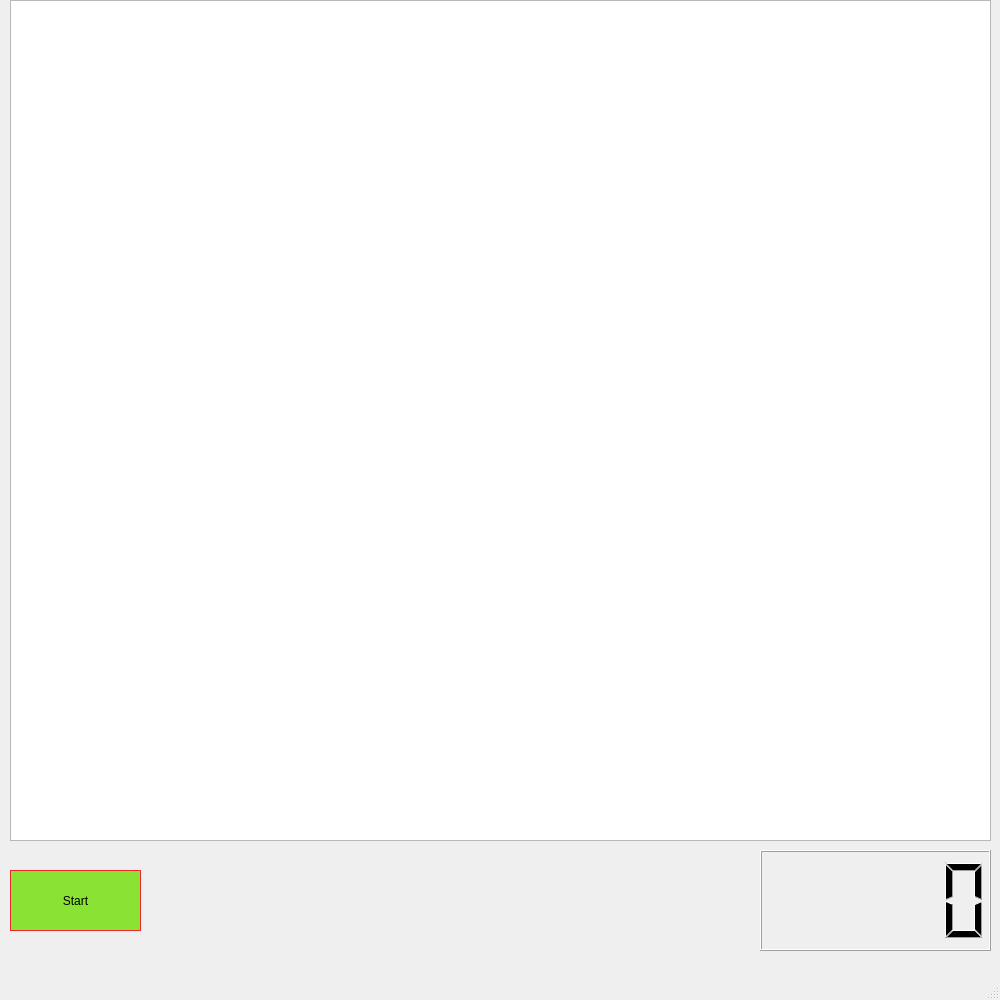
<?xml version="1.0" encoding="UTF-8"?>
<ui version="4.0">
 <class>Snakewindow</class>
 <widget class="QMainWindow" name="Snakewindow">
  <property name="geometry">
   <rect>
    <x>0</x>
    <y>0</y>
    <width>1000</width>
    <height>1000</height>
   </rect>
  </property>
  <property name="minimumSize">
   <size>
    <width>1000</width>
    <height>1000</height>
   </size>
  </property>
  <property name="maximumSize">
   <size>
    <width>1000</width>
    <height>1000</height>
   </size>
  </property>
  <property name="windowTitle">
   <string>Snakewindow</string>
  </property>
  <widget class="QWidget" name="centralwidget">
   <widget class="QGraphicsView" name="Snakeview">
    <property name="geometry">
     <rect>
      <x>10</x>
      <y>0</y>
      <width>981</width>
      <height>841</height>
     </rect>
    </property>
   </widget>
   <widget class="QPushButton" name="Startgame">
    <property name="geometry">
     <rect>
      <x>10</x>
      <y>870</y>
      <width>131</width>
      <height>61</height>
     </rect>
    </property>
    <property name="styleSheet">
     <string notr="true">border: 1px solid rgb(239, 41, 41);
background-color:rgb(138, 226, 52);

</string>
    </property>
    <property name="text">
     <string>Start</string>
    </property>
   </widget>
   <widget class="QLCDNumber" name="Score">
    <property name="geometry">
     <rect>
      <x>760</x>
      <y>850</y>
      <width>231</width>
      <height>101</height>
     </rect>
    </property>
   </widget>
  </widget>
  <widget class="QMenuBar" name="menubar">
   <property name="geometry">
    <rect>
     <x>0</x>
     <y>0</y>
     <width>1000</width>
     <height>22</height>
    </rect>
   </property>
  </widget>
  <widget class="QStatusBar" name="statusbar"/>
 </widget>
 <resources/>
 <connections/>
</ui>
